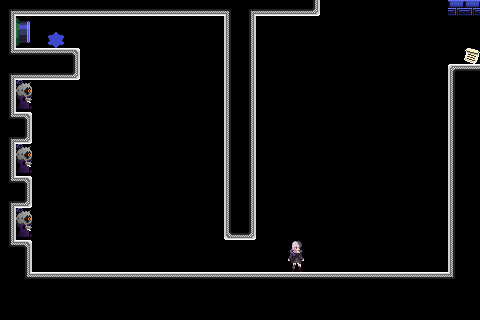

A 2D game scene composited from a Tiled map and its tileset images. What follows is a short description and the map's XML, with every tile layer's data as written:
An orthogonal 30x20 tile map with 16x16 px tiles, 5 tile layers (bkg_far, bkg_close, ground, onoff-defaultoff, ...), 2 tilesets.

<map version="1.10" tiledversion="1.11.0" orientation="orthogonal" renderorder="right-down" width="30" height="20" tilewidth="16" tileheight="16" infinite="0" nextlayerid="6" nextobjectid="1">
 <tileset firstgid="1" source="../../memory_block.tsx" />
 <tileset firstgid="16" source="../../PlaceholderSprites.tsx" />
 <layer id="4" name="bkg_far" width="30" height="20">
  <properties>
   <property name="unity:sortinglayer" value="Bkg_far" />
  </properties>
  <data encoding="csv">
0,0,0,0,0,0,0,0,0,0,0,0,0,0,0,0,0,0,0,0,0,0,0,0,0,0,0,0,0,0,
0,0,0,0,0,0,0,0,0,0,0,0,0,0,0,0,0,0,0,0,0,0,0,0,0,0,0,0,0,0,
0,0,0,0,0,0,0,0,0,0,0,0,0,0,0,0,0,0,0,0,0,0,0,0,0,0,0,0,0,0,
0,0,0,0,0,0,0,0,0,0,0,0,0,0,0,0,0,0,0,0,0,0,0,0,0,0,0,0,0,0,
0,0,0,0,0,0,0,0,0,0,0,0,0,0,0,0,0,0,0,0,0,0,0,0,0,0,0,0,0,0,
0,0,0,0,0,0,0,0,0,0,0,0,0,0,0,0,0,0,0,0,0,0,0,0,0,0,0,0,0,0,
0,0,0,0,0,0,0,0,0,0,0,0,0,0,0,0,0,0,0,0,0,0,0,0,0,0,0,0,0,0,
0,0,0,0,0,0,0,0,0,0,0,0,0,0,0,0,0,0,0,0,0,0,0,0,0,0,0,0,0,0,
0,0,0,0,0,0,0,0,0,0,0,0,0,0,0,0,0,0,0,0,0,0,0,0,0,0,0,0,0,0,
0,0,0,0,0,0,0,0,0,0,0,0,0,0,0,0,0,0,0,0,0,0,0,0,0,0,0,0,0,0,
0,0,0,0,0,0,0,0,0,0,0,0,0,0,0,0,0,0,0,0,0,0,0,0,0,0,0,0,0,0,
0,0,0,0,0,0,0,0,0,0,0,0,0,0,0,0,0,0,0,0,0,0,0,0,0,0,0,0,0,0,
0,0,0,0,0,0,0,0,0,0,0,0,0,0,0,0,0,0,0,0,0,0,0,0,0,0,0,0,0,0,
0,0,0,0,0,0,0,0,0,0,0,0,0,0,0,0,0,0,0,0,0,0,0,0,0,0,0,0,0,0,
0,0,0,0,0,0,0,0,0,0,0,0,0,0,0,0,0,0,0,0,0,0,0,0,0,0,0,0,0,0,
0,0,0,0,0,0,0,0,0,0,0,0,0,0,0,0,0,0,0,0,0,0,0,0,0,0,0,0,0,0,
0,0,0,0,0,0,0,0,0,0,0,0,0,0,0,0,0,0,0,0,0,0,0,0,0,0,0,0,0,0,
0,0,0,0,0,0,0,0,0,0,0,0,0,0,0,0,0,0,0,0,0,0,0,0,0,0,0,0,0,0,
0,0,0,0,0,0,0,0,0,0,0,0,0,0,0,0,0,0,0,0,0,0,0,0,0,0,0,0,0,0,
0,0,0,0,0,0,0,0,0,0,0,0,0,0,0,0,0,0,0,0,0,0,0,0,0,0,0,0,0,0
</data>
 </layer>
 <layer id="1" name="bkg_close" width="30" height="20">
  <properties>
   <property name="unity:sortinglayer" value="Bkg" />
  </properties>
  <data encoding="csv">
0,0,0,0,0,0,0,0,0,0,0,0,0,0,0,0,0,0,0,0,0,0,0,0,0,0,0,0,0,0,
0,0,0,0,0,0,0,0,0,0,0,0,0,0,0,0,0,0,0,0,0,0,0,0,0,0,0,0,0,0,
0,0,0,0,0,0,0,0,0,0,0,0,0,0,0,0,0,0,0,0,0,0,0,0,0,0,0,0,0,0,
0,0,0,0,0,0,0,0,0,0,0,0,0,0,0,0,0,0,0,0,0,0,0,0,0,0,0,0,0,0,
0,0,0,0,0,0,0,0,0,0,0,0,0,0,0,0,0,0,0,0,0,0,0,0,0,0,0,0,0,0,
0,0,0,0,0,0,0,0,0,0,0,0,0,0,0,0,0,0,0,0,0,0,0,0,0,0,0,0,0,0,
0,0,0,0,0,0,0,0,0,0,0,0,0,0,0,0,0,0,0,0,0,0,0,0,0,0,0,0,0,0,
0,0,0,0,0,0,0,0,0,0,0,0,0,0,0,0,0,0,0,0,0,0,0,0,0,0,0,0,0,0,
0,0,0,0,0,0,0,0,0,0,0,0,0,0,0,0,0,0,0,0,0,0,0,0,0,0,0,0,0,0,
0,0,0,0,0,0,0,0,0,0,0,0,0,0,0,0,0,0,0,0,0,0,0,0,0,0,0,0,0,0,
0,0,0,0,0,0,0,0,0,0,0,0,0,0,0,0,0,0,0,0,0,0,0,0,0,0,0,0,0,0,
0,0,0,0,0,0,0,0,0,0,0,0,0,0,0,0,0,0,0,0,0,0,0,0,0,0,0,0,0,0,
0,0,0,0,0,0,0,0,0,0,0,0,0,0,0,0,0,0,0,0,0,0,0,0,0,0,0,0,0,0,
0,0,0,0,0,0,0,0,0,0,0,0,0,0,0,0,0,0,0,0,0,0,0,0,0,0,0,0,0,0,
0,0,0,0,0,0,0,0,0,0,0,0,0,0,0,0,0,0,0,0,0,0,0,0,0,0,0,0,0,0,
0,0,0,0,0,0,0,0,0,0,0,0,0,0,0,0,0,0,0,0,0,0,0,0,0,0,0,0,0,0,
0,0,0,0,0,0,0,0,0,0,0,0,0,0,0,0,0,0,0,0,0,0,0,0,0,0,0,0,0,0,
0,0,0,0,0,0,0,0,0,0,0,0,0,0,0,0,0,0,0,0,0,0,0,0,0,0,0,0,0,0,
0,0,0,0,0,0,0,0,0,0,0,0,0,0,0,0,0,0,0,0,0,0,0,0,0,0,0,0,0,0,
0,0,0,0,0,0,0,0,0,0,0,0,0,0,0,0,0,0,0,0,0,0,0,0,0,0,0,0,0,0
</data>
 </layer>
 <layer id="2" name="ground" width="30" height="20">
  <properties>
   <property name="unity:sortinglayer" value="Ground" />
  </properties>
  <data encoding="csv">
10,12,12,12,12,12,12,12,12,12,12,12,12,12,9,10,12,12,12,13,0,0,0,0,0,0,0,0,0,0,
8,2684354664,0,0,0,0,0,0,0,0,0,0,0,0,6,8,0,0,0,0,0,0,0,0,0,0,0,0,0,0,
8,2684354665,0,43,0,0,0,0,0,0,0,0,0,0,6,8,0,0,0,0,0,0,0,0,0,0,0,0,0,0,
5,2,2,2,3,0,0,0,0,0,0,0,0,0,6,8,0,0,0,0,0,0,0,0,0,0,0,0,0,71,
10,12,12,12,13,0,0,0,0,0,0,0,0,0,6,8,0,0,0,0,0,0,0,0,0,0,0,0,1,2,
8,101,0,0,0,0,0,0,0,0,0,0,0,0,6,8,0,0,0,0,0,0,0,0,0,0,0,0,6,7,
8,116,0,0,0,0,0,0,0,0,0,0,0,0,6,8,0,0,0,0,0,0,0,0,0,0,0,0,6,7,
5,3,0,0,0,0,0,0,0,0,0,0,0,0,6,8,0,0,0,0,0,0,0,0,0,0,0,0,6,7,
10,13,0,0,0,0,0,0,0,0,0,0,0,0,6,8,0,0,0,0,0,0,0,0,0,0,0,0,6,7,
8,101,0,0,0,0,0,0,0,0,0,0,0,0,6,8,0,0,0,0,0,0,0,0,0,0,0,0,6,7,
8,116,0,0,0,0,0,0,0,0,0,0,0,0,6,8,0,0,0,0,0,0,0,0,0,0,0,0,6,7,
5,3,0,0,0,0,0,0,0,0,0,0,0,0,6,8,0,0,0,0,0,0,0,0,0,0,0,0,6,7,
10,13,0,0,0,0,0,0,0,0,0,0,0,0,6,8,0,0,0,0,0,0,0,0,0,0,0,0,6,7,
8,101,0,0,0,0,0,0,0,0,0,0,0,0,6,8,0,0,0,0,0,0,0,0,0,0,0,0,6,7,
8,116,0,0,0,0,0,0,0,0,0,0,0,0,11,13,0,0,0,0,0,0,0,0,0,0,0,0,6,7,
5,3,0,0,0,0,0,0,0,0,0,0,0,0,0,0,0,0,16,0,0,0,0,0,0,0,0,0,6,7,
7,8,0,0,0,0,0,0,0,0,0,0,0,0,0,0,0,0,31,0,0,0,0,0,0,0,0,0,6,7,
7,5,2,2,2,2,2,2,2,2,2,2,2,2,2,2,2,2,2,2,2,2,2,2,2,2,2,2,4,7,
7,7,7,7,7,7,7,7,7,7,7,7,7,7,7,7,7,7,7,7,7,7,7,7,7,7,7,7,7,7,
7,7,7,7,7,7,7,7,7,7,7,7,7,7,7,7,7,7,7,7,7,7,7,7,7,7,7,7,7,7
</data>
 </layer>
 <layer id="5" name="onoff-defaultoff" width="30" height="20">
  <data encoding="csv">
0,0,0,0,0,0,0,0,0,0,0,0,0,0,0,0,0,0,0,0,0,0,0,0,0,0,0,0,45,45,
0,0,0,0,0,0,0,0,0,0,0,0,0,0,0,0,0,0,0,0,0,0,0,0,0,0,0,0,0,0,
0,0,0,0,0,0,0,0,0,0,0,0,0,0,0,0,0,0,0,0,0,0,0,0,0,0,0,0,0,0,
0,0,0,0,0,0,0,0,0,0,0,0,0,0,0,0,0,0,0,0,0,0,0,0,0,0,0,0,0,0,
0,0,0,0,0,0,0,0,0,0,0,0,0,0,0,0,0,0,0,0,0,0,0,0,0,0,0,0,0,0,
0,0,0,0,0,0,0,0,0,0,0,0,0,0,0,0,0,0,0,0,0,0,0,0,0,0,0,0,0,0,
0,0,0,0,0,0,0,0,0,0,0,0,0,0,0,0,0,0,0,0,0,0,0,0,0,0,0,0,0,0,
0,0,0,0,0,0,0,0,0,0,0,0,0,0,0,0,0,0,0,0,0,0,0,0,0,0,0,0,0,0,
0,0,0,0,0,0,0,0,0,0,0,0,0,0,0,0,0,0,0,0,0,0,0,0,0,0,0,0,0,0,
0,0,0,0,0,0,0,0,0,0,0,0,0,0,0,0,0,0,0,0,0,0,0,0,0,0,0,0,0,0,
0,0,0,0,0,0,0,0,0,0,0,0,0,0,0,0,0,0,0,0,0,0,0,0,0,0,0,0,0,0,
0,0,0,0,0,0,0,0,0,0,0,0,0,0,0,0,0,0,0,0,0,0,0,0,0,0,0,0,0,0,
0,0,0,0,0,0,0,0,0,0,0,0,0,0,0,0,0,0,0,0,0,0,0,0,0,0,0,0,0,0,
0,0,0,0,0,0,0,0,0,0,0,0,0,0,0,0,0,0,0,0,0,0,0,0,0,0,0,0,0,0,
0,0,0,0,0,0,0,0,0,0,0,0,0,0,0,0,0,0,0,0,0,0,0,0,0,0,0,0,0,0,
0,0,0,0,0,0,0,0,0,0,0,0,0,0,0,0,0,0,0,0,0,0,0,0,0,0,0,0,0,0,
0,0,0,0,0,0,0,0,0,0,0,0,0,0,0,0,0,0,0,0,0,0,0,0,0,0,0,0,0,0,
0,0,0,0,0,0,0,0,0,0,0,0,0,0,0,0,0,0,0,0,0,0,0,0,0,0,0,0,0,0,
0,0,0,0,0,0,0,0,0,0,0,0,0,0,0,0,0,0,0,0,0,0,0,0,0,0,0,0,0,0,
0,0,0,0,0,0,0,0,0,0,0,0,0,0,0,0,0,0,0,0,0,0,0,0,0,0,0,0,0,0
</data>
 </layer>
 <layer id="3" name="foreground" width="30" height="20">
  <properties>
   <property name="unity:sortinglayer" value="Foreground" />
  </properties>
  <data encoding="csv">
0,0,0,0,0,0,0,0,0,0,0,0,0,0,0,0,0,0,0,0,0,0,0,0,0,0,0,0,0,0,
0,0,0,0,0,0,0,0,0,0,0,0,0,0,0,0,0,0,0,0,0,0,0,0,0,0,0,0,0,0,
0,0,0,0,0,0,0,0,0,0,0,0,0,0,0,0,0,0,0,0,0,0,0,0,0,0,0,0,0,0,
0,0,0,0,0,0,0,0,0,0,0,0,0,0,0,0,0,0,0,0,0,0,0,0,0,0,0,0,0,0,
0,0,0,0,0,0,0,0,0,0,0,0,0,0,0,0,0,0,0,0,0,0,0,0,0,0,0,0,0,0,
0,0,0,0,0,0,0,0,0,0,0,0,0,0,0,0,0,0,0,0,0,0,0,0,0,0,0,0,0,0,
0,0,0,0,0,0,0,0,0,0,0,0,0,0,0,0,0,0,0,0,0,0,0,0,0,0,0,0,0,0,
0,0,0,0,0,0,0,0,0,0,0,0,0,0,0,0,0,0,0,0,0,0,0,0,0,0,0,0,0,0,
0,0,0,0,0,0,0,0,0,0,0,0,0,0,0,0,0,0,0,0,0,0,0,0,0,0,0,0,0,0,
0,0,0,0,0,0,0,0,0,0,0,0,0,0,0,0,0,0,0,0,0,0,0,0,0,0,0,0,0,0,
0,0,0,0,0,0,0,0,0,0,0,0,0,0,0,0,0,0,0,0,0,0,0,0,0,0,0,0,0,0,
0,0,0,0,0,0,0,0,0,0,0,0,0,0,0,0,0,0,0,0,0,0,0,0,0,0,0,0,0,0,
0,0,0,0,0,0,0,0,0,0,0,0,0,0,0,0,0,0,0,0,0,0,0,0,0,0,0,0,0,0,
0,0,0,0,0,0,0,0,0,0,0,0,0,0,0,0,0,0,0,0,0,0,0,0,0,0,0,0,0,0,
0,0,0,0,0,0,0,0,0,0,0,0,0,0,0,0,0,0,0,0,0,0,0,0,0,0,0,0,0,0,
0,0,0,0,0,0,0,0,0,0,0,0,0,0,0,0,0,0,0,0,0,0,0,0,0,0,0,0,0,0,
0,0,0,0,0,0,0,0,0,0,0,0,0,0,0,0,0,0,0,0,0,0,0,0,0,0,0,0,0,0,
0,0,0,0,0,0,0,0,0,0,0,0,0,0,0,0,0,0,0,0,0,0,0,0,0,0,0,0,0,0,
0,0,0,0,0,0,0,0,0,0,0,0,0,0,0,0,0,0,0,0,0,0,0,0,0,0,0,0,0,0,
0,0,0,0,0,0,0,0,0,0,0,0,0,0,0,0,0,0,0,0,0,0,0,0,0,0,0,0,0,0
</data>
 </layer>
</map>
